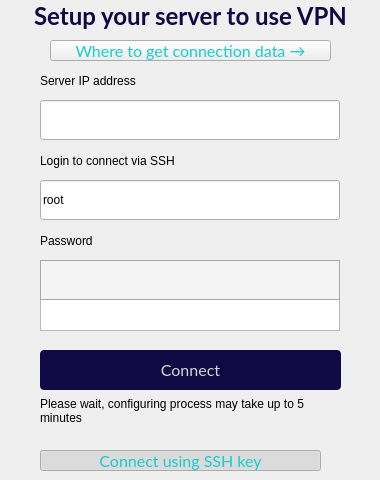
       <widget class="QWidget" name="page_start_new_server">
        <widget class="QTextEdit" name="textEdit_new_server_ssh_key">
         <property name="geometry">
          <rect>
           <x>40</x>
           <y>260</y>
           <width>300</width>
           <height>71</height>
          </rect>
         </property>
         <property name="styleSheet">
          <string notr="true"/>
         </property>
         <property name="html">
          <string>&lt;!DOCTYPE HTML PUBLIC &quot;-//W3C//DTD HTML 4.0//EN&quot; &quot;http://www.w3.org/TR/REC-html40/strict.dtd&quot;&gt;
&lt;html&gt;&lt;head&gt;&lt;meta name=&quot;qrichtext&quot; content=&quot;1&quot; /&gt;&lt;style type=&quot;text/css&quot;&gt;
p, li { white-space: pre-wrap; }
&lt;/style&gt;&lt;/head&gt;&lt;body style=&quot; font-family:'Lato'; font-size:8.25pt; font-weight:400; font-style:normal;&quot;&gt;
&lt;p style=&quot;-qt-paragraph-type:empty; margin-top:0px; margin-bottom:0px; margin-left:0px; margin-right:0px; -qt-block-indent:0; text-indent:0px;&quot;&gt;&lt;br /&gt;&lt;/p&gt;&lt;/body&gt;&lt;/html&gt;</string>
         </property>
        </widget>
        <widget class="QPushButton" name="pushButton_new_server_get_info">
         <property name="geometry">
          <rect>
           <x>50</x>
           <y>40</y>
           <width>281</width>
           <height>21</height>
          </rect>
         </property>
         <property name="cursor">
          <cursorShape>PointingHandCursor</cursorShape>
         </property>
         <property name="styleSheet">
          <string notr="true">font-family: Lato;
font-style: normal;
font-weight: normal;
font-size: 16px;
line-height: 20px;
text-align: center;

/* акцент */
color: #15CDCB;</string>
         </property>
         <property name="text">
          <string>Where to get connection data →</string>
         </property>
        </widget>
        <widget class="QLabel" name="label_2">
         <property name="geometry">
          <rect>
           <x>10</x>
           <y>0</y>
           <width>361</width>
           <height>31</height>
          </rect>
         </property>
         <property name="styleSheet">
          <string notr="true">QLabel {
font-family: Lato;
font-style: normal;
font-weight: bold;
font-size: 24px;
color: #100A44;
}
</string>
         </property>
         <property name="text">
          <string>Setup your server to use VPN</string>
         </property>
         <property name="alignment">
          <set>Qt::AlignCenter</set>
         </property>
         <property name="wordWrap">
          <bool>true</bool>
         </property>
        </widget>
        <widget class="QLineEdit" name="lineEdit_new_server_ip">
         <property name="geometry">
          <rect>
           <x>40</x>
           <y>100</y>
           <width>300</width>
           <height>40</height>
          </rect>
         </property>
         <property name="styleSheet">
          <string notr="true"/>
         </property>
         <property name="text">
          <string/>
         </property>
        </widget>
        <widget class="QPushButton" name="pushButton_new_server_connect">
         <property name="geometry">
          <rect>
           <x>40</x>
           <y>350</y>
           <width>301</width>
           <height>40</height>
          </rect>
         </property>
         <property name="cursor">
          <cursorShape>PointingHandCursor</cursorShape>
         </property>
         <property name="styleSheet">
          <string notr="true">QPushButton {
color:rgb(212, 212, 212);
border-radius: 4px;

font-family: Lato;
font-style: normal;
font-weight: normal;
font-size: 16px;
line-height: 21px;

background: #100A44;
border-radius: 4px;
}
QPushButton:hover {
background: #211966;
}</string>
         </property>
         <property name="text">
          <string>Connect</string>
         </property>
        </widget>
        <widget class="QLineEdit" name="lineEdit_new_server_login">
         <property name="geometry">
          <rect>
           <x>40</x>
           <y>180</y>
           <width>300</width>
           <height>40</height>
          </rect>
         </property>
         <property name="styleSheet">
          <string notr="true"/>
         </property>
         <property name="text">
          <string>root</string>
         </property>
        </widget>
        <widget class="QPushButton" name="pushButton_new_server_connect_key">
         <property name="geometry">
          <rect>
           <x>40</x>
           <y>450</y>
           <width>281</width>
           <height>21</height>
          </rect>
         </property>
         <property name="cursor">
          <cursorShape>PointingHandCursor</cursorShape>
         </property>
         <property name="styleSheet">
          <string notr="true">font-family: Lato;
font-style: normal;
font-weight: normal;
font-size: 16px;
line-height: 20px;
text-align: center;

/* акцент */
color: #15CDCB;</string>
         </property>
         <property name="text">
          <string>Connect using SSH key</string>
         </property>
         <property name="checkable">
          <bool>true</bool>
         </property>
         <property name="checked">
          <bool>true</bool>
         </property>
        </widget>
        <widget class="QLineEdit" name="lineEdit_new_server_password">
         <property name="geometry">
          <rect>
           <x>40</x>
           <y>260</y>
           <width>300</width>
           <height>40</height>
          </rect>
         </property>
         <property name="styleSheet">
          <string notr="true">QLineEdit  {
	background: #F4F4F4;
	border: 1px solid #A7A7A7;
	color: #333333;
}</string>
         </property>
         <property name="text">
          <string/>
         </property>
         <property name="echoMode">
          <enum>QLineEdit::Password</enum>
         </property>
        </widget>
        <widget class="QLabel" name="label_4">
         <property name="geometry">
          <rect>
           <x>40</x>
           <y>70</y>
           <width>171</width>
           <height>21</height>
          </rect>
         </property>
         <property name="styleSheet">
          <string notr="true"/>
         </property>
         <property name="text">
          <string>Server IP address</string>
         </property>
        </widget>
        <widget class="QLabel" name="label_5">
         <property name="geometry">
          <rect>
           <x>40</x>
           <y>150</y>
           <width>261</width>
           <height>21</height>
          </rect>
         </property>
         <property name="styleSheet">
          <string notr="true"/>
         </property>
         <property name="text">
          <string>Login to connect via SSH</string>
         </property>
        </widget>
        <widget class="QLabel" name="label_new_server_password">
         <property name="geometry">
          <rect>
           <x>40</x>
           <y>230</y>
           <width>171</width>
           <height>21</height>
          </rect>
         </property>
         <property name="styleSheet">
          <string notr="true"/>
         </property>
         <property name="text">
          <string>Password</string>
         </property>
        </widget>
        <widget class="QLabel" name="label_new_server_wait_info">
         <property name="enabled">
          <bool>true</bool>
         </property>
         <property name="geometry">
          <rect>
           <x>40</x>
           <y>390</y>
           <width>301</width>
           <height>41</height>
          </rect>
         </property>
         <property name="text">
          <string>Please wait, configuring process may take up to 5 minutes</string>
         </property>
         <property name="wordWrap">
          <bool>true</bool>
         </property>
        </widget>
        <zorder>textEdit_new_server_ssh_key</zorder>
        <zorder>pushButton_new_server_get_info</zorder>
        <zorder>lineEdit_new_server_ip</zorder>
        <zorder>pushButton_new_server_connect</zorder>
        <zorder>lineEdit_new_server_login</zorder>
        <zorder>pushButton_new_server_connect_key</zorder>
        <zorder>lineEdit_new_server_password</zorder>
        <zorder>label_4</zorder>
        <zorder>label_5</zorder>
        <zorder>label_new_server_password</zorder>
        <zorder>label_2</zorder>
        <zorder>label_new_server_wait_info</zorder>
       </widget>
